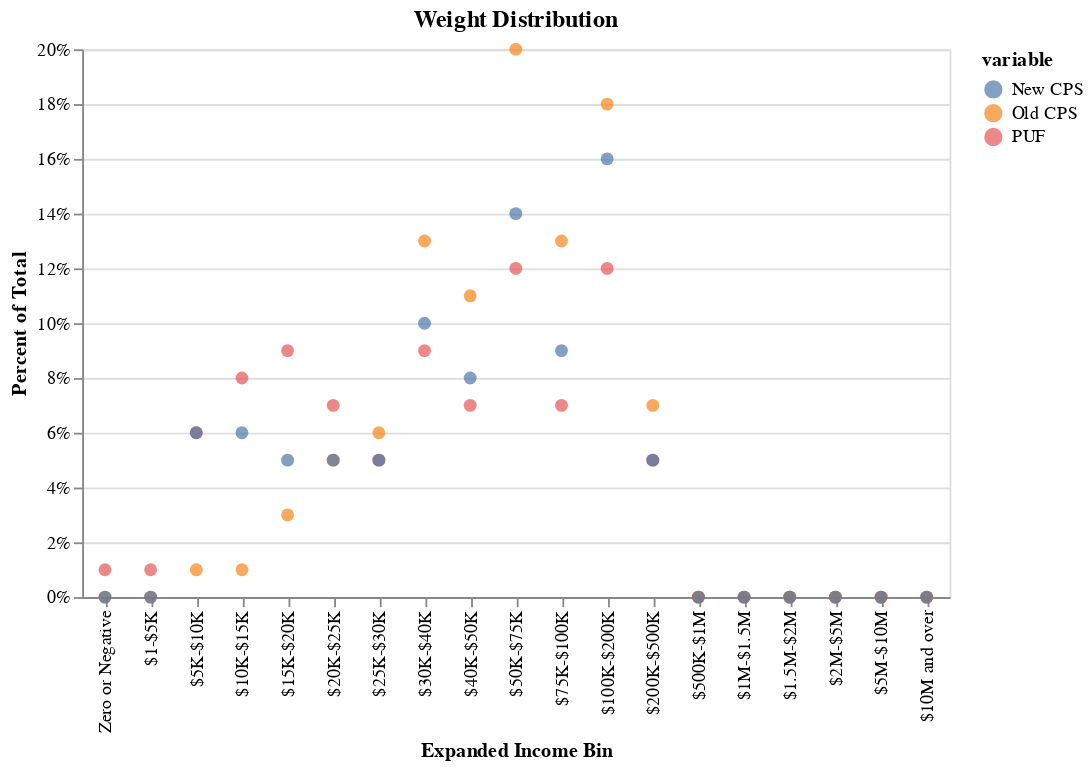

The cell this chart's notebook holds for it:
### Code cell
wt_dist_plot = distplot("s006")
wt_dist_plot.title = "Weight Distribution"
wt_dist_plot

### Figure 1 — Vega-Lite specification as saved in the notebook (floating-point values rounded to 4 significant figures)
{"config": {"view": {"continuousWidth": 400, "continuousHeight": 300}}, "data": {"name": "data-f738b1da2b47adeb7ec60e3c6789db91"}, "mark": {"type": "circle", "size": 50}, "encoding": {"color": {"type": "nominal", "field": "variable"}, "x": {"type": "ordinal", "axis": {"title": "Expanded Income Bin"}, "field": "index", "sort": ["Zero or Negative", "$1-$5K", "$5K-$10K", "$10K-$15K", "$15K-$20K", "$20K-$25K", "$25K-$30K", "$30K-$40K", "$40K-$50K", "$50K-$75K", "$75K-$100K", "$100K-$200K", "$200K-$500K", "$500K-$1M", "$1M-$1.5M", "$1.5M-$2M", "$2M-$5M", "$5M-$10M", "$10M and over"]}, "y": {"type": "quantitative", "axis": {"format": "%", "title": "Percent of Total"}, "field": "value"}}, "title": "Weight Distribution", "width": 475, "$schema": "https://vega.github.io/schema/vega-lite/v4.0.0.json", "datasets": {"data-f738b1da2b47adeb7ec60e3c6789db91": [{"index": "Zero or Negative", "variable": "PUF", "value": 0.01}, {"index": "$1-$5K", "variable": "PUF", "value": 0.01}, {"index": "$5K-$10K", "variable": "PUF", "value": 0.06}, {"index": "$10K-$15K", "variable": "PUF", "value": 0.08}, {"index": "$15K-$20K", "variable": "PUF", "value": 0.09}, {"index": "$20K-$25K", "variable": "PUF", "value": 0.07}, {"index": "$25K-$30K", "variable": "PUF", "value": 0.05}, {"index": "$30K-$40K", "variable": "PUF", "value": 0.09}, {"index": "$40K-$50K", "variable": "PUF", "value": 0.07}, {"index": "$50K-$75K", "variable": "PUF", "value": 0.12}, {"index": "$75K-$100K", "variable": "PUF", "value": 0.07}, {"index": "$100K-$200K", "variable": "PUF", "value": 0.12}, {"index": "$200K-$500K", "variable": "PUF", "value": 0.05}, {"index": "$500K-$1M", "variable": "PUF", "value": 0.0}, {"index": "$1M-$1.5M", "variable": "PUF", "value": 0.0}, {"index": "$1.5M-$2M", "variable": "PUF", "value": 0.0}, {"index": "$2M-$5M", "variable": "PUF", "value": 0.0}, {"index": "$5M-$10M", "variable": "PUF", "value": 0.0}, {"index": "$10M and over", "variable": "PUF", "value": 0.0}, {"index": "Zero or Negative", "variable": "Old CPS", "value": 0.0}, {"index": "$1-$5K", "variable": "Old CPS", "value": 0.0}, {"index": "$5K-$10K", "variable": "Old CPS", "value": 0.01}, {"index": "$10K-$15K", "variable": "Old CPS", "value": 0.01}, {"index": "$15K-$20K", "variable": "Old CPS", "value": 0.03}, {"index": "$20K-$25K", "variable": "Old CPS", "value": 0.05}, {"index": "$25K-$30K", "variable": "Old CPS", "value": 0.06}, {"index": "$30K-$40K", "variable": "Old CPS", "value": 0.13}, {"index": "$40K-$50K", "variable": "Old CPS", "value": 0.11}, {"index": "$50K-$75K", "variable": "Old CPS", "value": 0.2}, {"index": "$75K-$100K", "variable": "Old CPS", "value": 0.13}, {"index": "$100K-$200K", "variable": "Old CPS", "value": 0.18}, {"index": "$200K-$500K", "variable": "Old CPS", "value": 0.07}, {"index": "$500K-$1M", "variable": "Old CPS", "value": 0.0}, {"index": "$1M-$1.5M", "variable": "Old CPS", "value": 0.0}, {"index": "$1.5M-$2M", "variable": "Old CPS", "value": 0.0}, {"index": "$2M-$5M", "variable": "Old CPS", "value": 0.0}, {"index": "$5M-$10M", "variable": "Old CPS", "value": 0.0}, {"index": "$10M and over", "variable": "Old CPS", "value": 0.0}, {"index": "Zero or Negative", "variable": "New CPS", "value": 0.0}, {"index": "$1-$5K", "variable": "New CPS", "value": 0.0}, {"index": "$5K-$10K", "variable": "New CPS", "value": 0.06}, {"index": "$10K-$15K", "variable": "New CPS", "value": 0.06}, {"index": "$15K-$20K", "variable": "New CPS", "value": 0.05}, {"index": "$20K-$25K", "variable": "New CPS", "value": 0.05}, {"index": "$25K-$30K", "variable": "New CPS", "value": 0.05}, {"index": "$30K-$40K", "variable": "New CPS", "value": 0.1}, {"index": "$40K-$50K", "variable": "New CPS", "value": 0.08}, {"index": "$50K-$75K", "variable": "New CPS", "value": 0.14}, {"index": "$75K-$100K", "variable": "New CPS", "value": 0.09}, {"index": "$100K-$200K", "variable": "New CPS", "value": 0.16}, {"index": "$200K-$500K", "variable": "New CPS", "value": 0.05}, {"index": "$500K-$1M", "variable": "New CPS", "value": 0.0}, {"index": "$1M-$1.5M", "variable": "New CPS", "value": 0.0}, {"index": "$1.5M-$2M", "variable": "New CPS", "value": 0.0}, {"index": "$2M-$5M", "variable": "New CPS", "value": 0.0}, {"index": "$5M-$10M", "variable": "New CPS", "value": 0.0}, {"index": "$10M and over", "variable": "New CPS", "value": 0.0}]}}
